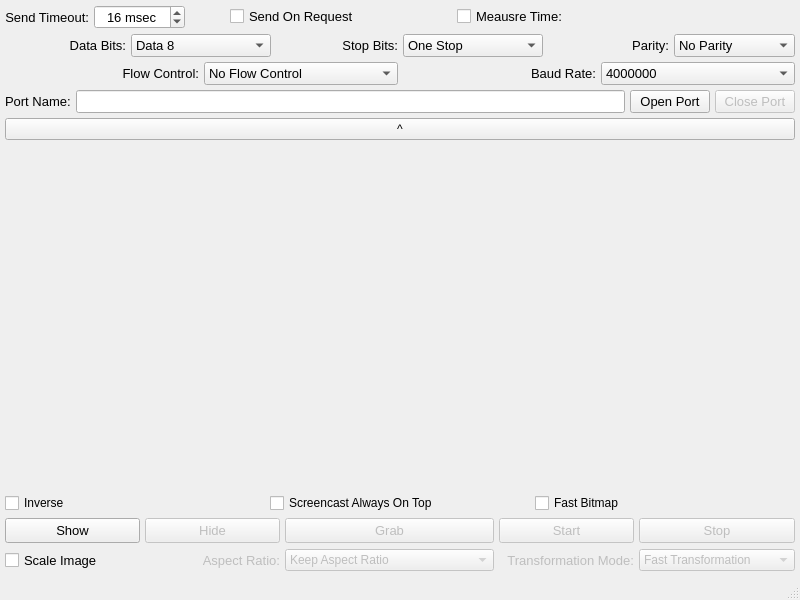
<?xml version="1.0" encoding="UTF-8"?>
<ui version="4.0">
 <class>MainWindow</class>
 <widget class="QMainWindow" name="MainWindow">
  <property name="geometry">
   <rect>
    <x>0</x>
    <y>0</y>
    <width>800</width>
    <height>600</height>
   </rect>
  </property>
  <property name="windowTitle">
   <string>MainWindow</string>
  </property>
  <widget class="QWidget" name="centralwidget">
   <layout class="QGridLayout" name="gridLayout" rowstretch="0,0,0,0,0,0,0" columnstretch="0,0,0,0,0">
    <property name="leftMargin">
     <number>5</number>
    </property>
    <property name="topMargin">
     <number>5</number>
    </property>
    <property name="rightMargin">
     <number>5</number>
    </property>
    <property name="bottomMargin">
     <number>5</number>
    </property>
    <property name="spacing">
     <number>5</number>
    </property>
    <item row="5" column="3">
     <widget class="QPushButton" name="pshBttn_tst_strt">
      <property name="enabled">
       <bool>false</bool>
      </property>
      <property name="minimumSize">
       <size>
        <width>0</width>
        <height>25</height>
       </size>
      </property>
      <property name="font">
       <font>
        <family>Tahoma</family>
        <pointsize>10</pointsize>
       </font>
      </property>
      <property name="text">
       <string notr="true">Start</string>
      </property>
     </widget>
    </item>
    <item row="6" column="0">
     <widget class="QCheckBox" name="chckBx_tst_scale_img">
      <property name="minimumSize">
       <size>
        <width>0</width>
        <height>25</height>
       </size>
      </property>
      <property name="font">
       <font>
        <family>Tahoma</family>
        <pointsize>10</pointsize>
       </font>
      </property>
      <property name="text">
       <string notr="true">Scale Image</string>
      </property>
     </widget>
    </item>
    <item row="3" column="0" colspan="5">
     <widget class="QLabel" name="lbl_tst_screen">
      <property name="sizePolicy">
       <sizepolicy hsizetype="Preferred" vsizetype="Expanding">
        <horstretch>0</horstretch>
        <verstretch>0</verstretch>
       </sizepolicy>
      </property>
      <property name="text">
       <string/>
      </property>
      <property name="alignment">
       <set>Qt::AlignCenter</set>
      </property>
     </widget>
    </item>
    <item row="5" column="1">
     <widget class="QPushButton" name="pshBttn_tst_hide">
      <property name="enabled">
       <bool>false</bool>
      </property>
      <property name="minimumSize">
       <size>
        <width>0</width>
        <height>25</height>
       </size>
      </property>
      <property name="font">
       <font>
        <family>Tahoma</family>
        <pointsize>10</pointsize>
       </font>
      </property>
      <property name="text">
       <string notr="true">Hide</string>
      </property>
     </widget>
    </item>
    <item row="5" column="2">
     <widget class="QPushButton" name="pshBttn_tst_grab">
      <property name="enabled">
       <bool>false</bool>
      </property>
      <property name="minimumSize">
       <size>
        <width>0</width>
        <height>25</height>
       </size>
      </property>
      <property name="font">
       <font>
        <family>Tahoma</family>
        <pointsize>10</pointsize>
       </font>
      </property>
      <property name="text">
       <string notr="true">Grab</string>
      </property>
     </widget>
    </item>
    <item row="5" column="0">
     <widget class="QPushButton" name="pshBttn_tst_show">
      <property name="minimumSize">
       <size>
        <width>0</width>
        <height>25</height>
       </size>
      </property>
      <property name="font">
       <font>
        <family>Tahoma</family>
        <pointsize>10</pointsize>
       </font>
      </property>
      <property name="text">
       <string notr="true">Show</string>
      </property>
     </widget>
    </item>
    <item row="6" column="3">
     <widget class="QLabel" name="lbl_tst_trnsfrmtn_mod">
      <property name="enabled">
       <bool>false</bool>
      </property>
      <property name="font">
       <font>
        <family>Tahoma</family>
        <pointsize>10</pointsize>
       </font>
      </property>
      <property name="text">
       <string notr="true">Transformation Mode:</string>
      </property>
      <property name="alignment">
       <set>Qt::AlignRight|Qt::AlignTrailing|Qt::AlignVCenter</set>
      </property>
     </widget>
    </item>
    <item row="6" column="2">
     <widget class="QComboBox" name="cmbBx_tst_aspct_ratio">
      <property name="enabled">
       <bool>false</bool>
      </property>
      <property name="currentText">
       <string notr="true">Keep Aspect Ratio</string>
      </property>
      <property name="currentIndex">
       <number>1</number>
      </property>
      <item>
       <property name="text">
        <string>Ignore Aspect Ratio</string>
       </property>
      </item>
      <item>
       <property name="text">
        <string>Keep Aspect Ratio</string>
       </property>
      </item>
      <item>
       <property name="text">
        <string>Keep Aspect Ratio By Expanding</string>
       </property>
      </item>
     </widget>
    </item>
    <item row="6" column="1">
     <widget class="QLabel" name="lbl_tst_aspct_ratio">
      <property name="enabled">
       <bool>false</bool>
      </property>
      <property name="font">
       <font>
        <family>Tahoma</family>
        <pointsize>10</pointsize>
       </font>
      </property>
      <property name="text">
       <string notr="true">Aspect Ratio:</string>
      </property>
      <property name="alignment">
       <set>Qt::AlignRight|Qt::AlignTrailing|Qt::AlignVCenter</set>
      </property>
     </widget>
    </item>
    <item row="5" column="4">
     <widget class="QPushButton" name="pshBttn_tst_stop">
      <property name="enabled">
       <bool>false</bool>
      </property>
      <property name="minimumSize">
       <size>
        <width>0</width>
        <height>25</height>
       </size>
      </property>
      <property name="font">
       <font>
        <family>Tahoma</family>
        <pointsize>10</pointsize>
       </font>
      </property>
      <property name="text">
       <string notr="true">Stop</string>
      </property>
     </widget>
    </item>
    <item row="6" column="4">
     <widget class="QComboBox" name="cmbBx_tst_trnsfrmtn_mod">
      <property name="enabled">
       <bool>false</bool>
      </property>
      <property name="currentText">
       <string notr="true">Fast Transformation</string>
      </property>
      <property name="currentIndex">
       <number>0</number>
      </property>
      <item>
       <property name="text">
        <string>Fast Transformation</string>
       </property>
      </item>
      <item>
       <property name="text">
        <string>Smooth Transformation</string>
       </property>
      </item>
     </widget>
    </item>
    <item row="4" column="0" colspan="5">
     <widget class="QFrame" name="frame">
      <property name="frameShape">
       <enum>QFrame::NoFrame</enum>
      </property>
      <property name="frameShadow">
       <enum>QFrame::Plain</enum>
      </property>
      <property name="lineWidth">
       <number>0</number>
      </property>
      <layout class="QHBoxLayout" name="horizontalLayout">
       <property name="spacing">
        <number>5</number>
       </property>
       <property name="leftMargin">
        <number>0</number>
       </property>
       <property name="topMargin">
        <number>0</number>
       </property>
       <property name="rightMargin">
        <number>0</number>
       </property>
       <property name="bottomMargin">
        <number>0</number>
       </property>
       <item>
        <widget class="QCheckBox" name="chckBx_tst_invrs">
         <property name="text">
          <string notr="true">Inverse</string>
         </property>
        </widget>
       </item>
       <item>
        <widget class="QCheckBox" name="chckBx_tst_scrncst_alwys_on_top">
         <property name="text">
          <string>Screencast Always On Top</string>
         </property>
        </widget>
       </item>
       <item>
        <widget class="QCheckBox" name="chckBx_fst_btmp">
         <property name="text">
          <string>Fast Bitmap</string>
         </property>
        </widget>
       </item>
      </layout>
     </widget>
    </item>
    <item row="1" column="0" colspan="5">
     <widget class="QFrame" name="frm_tst_sttngs">
      <property name="enabled">
       <bool>true</bool>
      </property>
      <property name="minimumSize">
       <size>
        <width>0</width>
        <height>17</height>
       </size>
      </property>
      <property name="font">
       <font>
        <family>Tahoma</family>
        <pointsize>10</pointsize>
       </font>
      </property>
      <property name="frameShape">
       <enum>QFrame::NoFrame</enum>
      </property>
      <property name="frameShadow">
       <enum>QFrame::Plain</enum>
      </property>
      <property name="lineWidth">
       <number>0</number>
      </property>
      <layout class="QGridLayout" name="gridLayout_2">
       <property name="leftMargin">
        <number>0</number>
       </property>
       <property name="topMargin">
        <number>0</number>
       </property>
       <property name="rightMargin">
        <number>0</number>
       </property>
       <property name="bottomMargin">
        <number>0</number>
       </property>
       <property name="spacing">
        <number>5</number>
       </property>
       <item row="1" column="0" colspan="3">
        <widget class="QFrame" name="frm_tst_sttngs_ln_1">
         <property name="minimumSize">
          <size>
           <width>0</width>
           <height>23</height>
          </size>
         </property>
         <property name="frameShape">
          <enum>QFrame::NoFrame</enum>
         </property>
         <property name="frameShadow">
          <enum>QFrame::Plain</enum>
         </property>
         <property name="lineWidth">
          <number>0</number>
         </property>
         <layout class="QHBoxLayout" name="horizontalLayout_3">
          <property name="spacing">
           <number>5</number>
          </property>
          <property name="leftMargin">
           <number>0</number>
          </property>
          <property name="topMargin">
           <number>0</number>
          </property>
          <property name="rightMargin">
           <number>0</number>
          </property>
          <property name="bottomMargin">
           <number>0</number>
          </property>
          <item>
           <widget class="QLabel" name="lbl_tst_data_bits">
            <property name="text">
             <string>Data Bits:</string>
            </property>
            <property name="alignment">
             <set>Qt::AlignRight|Qt::AlignTrailing|Qt::AlignVCenter</set>
            </property>
           </widget>
          </item>
          <item>
           <widget class="QComboBox" name="cmbBx_tst_data_bits">
            <property name="currentIndex">
             <number>4</number>
            </property>
            <item>
             <property name="text">
              <string>Unknown Data Bits</string>
             </property>
            </item>
            <item>
             <property name="text">
              <string>Data 5</string>
             </property>
            </item>
            <item>
             <property name="text">
              <string>Data 6</string>
             </property>
            </item>
            <item>
             <property name="text">
              <string>Data 7</string>
             </property>
            </item>
            <item>
             <property name="text">
              <string>Data 8</string>
             </property>
            </item>
           </widget>
          </item>
          <item>
           <widget class="QLabel" name="lbl_tst_stop_bits">
            <property name="text">
             <string>Stop Bits:</string>
            </property>
            <property name="alignment">
             <set>Qt::AlignRight|Qt::AlignTrailing|Qt::AlignVCenter</set>
            </property>
           </widget>
          </item>
          <item>
           <widget class="QComboBox" name="cmbBx_tst_stop_bits">
            <property name="currentIndex">
             <number>1</number>
            </property>
            <item>
             <property name="text">
              <string>Unknown Stop Bits</string>
             </property>
            </item>
            <item>
             <property name="text">
              <string>One Stop</string>
             </property>
            </item>
            <item>
             <property name="text">
              <string>Two Stop</string>
             </property>
            </item>
            <item>
             <property name="text">
              <string>One And Half Stop</string>
             </property>
            </item>
           </widget>
          </item>
          <item>
           <widget class="QLabel" name="lbl_tst_parity">
            <property name="text">
             <string>Parity:</string>
            </property>
            <property name="alignment">
             <set>Qt::AlignRight|Qt::AlignTrailing|Qt::AlignVCenter</set>
            </property>
           </widget>
          </item>
          <item>
           <widget class="QComboBox" name="cmbBx_tst_parity">
            <property name="currentIndex">
             <number>1</number>
            </property>
            <item>
             <property name="text">
              <string>Unknown Parity</string>
             </property>
            </item>
            <item>
             <property name="text">
              <string>No Parity</string>
             </property>
            </item>
            <item>
             <property name="text">
              <string>Even Parity</string>
             </property>
            </item>
            <item>
             <property name="text">
              <string>Odd Parity</string>
             </property>
            </item>
            <item>
             <property name="text">
              <string>Space Parity</string>
             </property>
            </item>
            <item>
             <property name="text">
              <string>Mark Parity</string>
             </property>
            </item>
           </widget>
          </item>
         </layout>
        </widget>
       </item>
       <item row="2" column="0" colspan="3">
        <widget class="QFrame" name="frm_tst_sttngs_ln_2">
         <property name="frameShape">
          <enum>QFrame::NoFrame</enum>
         </property>
         <property name="frameShadow">
          <enum>QFrame::Plain</enum>
         </property>
         <property name="lineWidth">
          <number>0</number>
         </property>
         <layout class="QHBoxLayout" name="horizontalLayout_4">
          <property name="spacing">
           <number>5</number>
          </property>
          <property name="leftMargin">
           <number>0</number>
          </property>
          <property name="topMargin">
           <number>0</number>
          </property>
          <property name="rightMargin">
           <number>0</number>
          </property>
          <property name="bottomMargin">
           <number>0</number>
          </property>
          <item>
           <widget class="QLabel" name="lbl_tst_flw_cntrl">
            <property name="text">
             <string>Flow Control:</string>
            </property>
            <property name="alignment">
             <set>Qt::AlignRight|Qt::AlignTrailing|Qt::AlignVCenter</set>
            </property>
           </widget>
          </item>
          <item>
           <widget class="QComboBox" name="cmbBx_tst_flw_cntrl">
            <property name="currentIndex">
             <number>1</number>
            </property>
            <item>
             <property name="text">
              <string>Unknown Flow Control</string>
             </property>
            </item>
            <item>
             <property name="text">
              <string>No Flow Control</string>
             </property>
            </item>
            <item>
             <property name="text">
              <string>Hardware Control</string>
             </property>
            </item>
            <item>
             <property name="text">
              <string>Software Control</string>
             </property>
            </item>
           </widget>
          </item>
          <item>
           <widget class="QLabel" name="lbl_tst_baud_rate">
            <property name="text">
             <string>Baud Rate:</string>
            </property>
            <property name="alignment">
             <set>Qt::AlignRight|Qt::AlignTrailing|Qt::AlignVCenter</set>
            </property>
           </widget>
          </item>
          <item>
           <widget class="QComboBox" name="cmbBx_tst_baud_rate">
            <property name="currentIndex">
             <number>28</number>
            </property>
            <item>
             <property name="text">
              <string>50</string>
             </property>
            </item>
            <item>
             <property name="text">
              <string>75</string>
             </property>
            </item>
            <item>
             <property name="text">
              <string>110</string>
             </property>
            </item>
            <item>
             <property name="text">
              <string>134</string>
             </property>
            </item>
            <item>
             <property name="text">
              <string>150</string>
             </property>
            </item>
            <item>
             <property name="text">
              <string>200</string>
             </property>
            </item>
            <item>
             <property name="text">
              <string>300</string>
             </property>
            </item>
            <item>
             <property name="text">
              <string>600</string>
             </property>
            </item>
            <item>
             <property name="text">
              <string>1200</string>
             </property>
            </item>
            <item>
             <property name="text">
              <string>1800</string>
             </property>
            </item>
            <item>
             <property name="text">
              <string>2400</string>
             </property>
            </item>
            <item>
             <property name="text">
              <string>9600</string>
             </property>
            </item>
            <item>
             <property name="text">
              <string>19200</string>
             </property>
            </item>
            <item>
             <property name="text">
              <string>38400</string>
             </property>
            </item>
            <item>
             <property name="text">
              <string>57600</string>
             </property>
            </item>
            <item>
             <property name="text">
              <string>115200</string>
             </property>
            </item>
            <item>
             <property name="text">
              <string>230400</string>
             </property>
            </item>
            <item>
             <property name="text">
              <string>460800</string>
             </property>
            </item>
            <item>
             <property name="text">
              <string>500000</string>
             </property>
            </item>
            <item>
             <property name="text">
              <string>576000</string>
             </property>
            </item>
            <item>
             <property name="text">
              <string>921600</string>
             </property>
            </item>
            <item>
             <property name="text">
              <string>1000000</string>
             </property>
            </item>
            <item>
             <property name="text">
              <string>1152000</string>
             </property>
            </item>
            <item>
             <property name="text">
              <string>1500000</string>
             </property>
            </item>
            <item>
             <property name="text">
              <string>2000000</string>
             </property>
            </item>
            <item>
             <property name="text">
              <string>2500000</string>
             </property>
            </item>
            <item>
             <property name="text">
              <string>3000000</string>
             </property>
            </item>
            <item>
             <property name="text">
              <string>3500000</string>
             </property>
            </item>
            <item>
             <property name="text">
              <string>4000000</string>
             </property>
            </item>
           </widget>
          </item>
         </layout>
        </widget>
       </item>
       <item row="3" column="0">
        <widget class="QFrame" name="frm_tst_sttngs_ln_3">
         <property name="frameShape">
          <enum>QFrame::NoFrame</enum>
         </property>
         <property name="frameShadow">
          <enum>QFrame::Plain</enum>
         </property>
         <property name="lineWidth">
          <number>0</number>
         </property>
         <layout class="QHBoxLayout" name="horizontalLayout_2">
          <property name="spacing">
           <number>5</number>
          </property>
          <property name="leftMargin">
           <number>0</number>
          </property>
          <property name="topMargin">
           <number>0</number>
          </property>
          <property name="rightMargin">
           <number>0</number>
          </property>
          <property name="bottomMargin">
           <number>0</number>
          </property>
          <item>
           <widget class="QLabel" name="lbl_tst_port_name">
            <property name="text">
             <string>Port Name:</string>
            </property>
           </widget>
          </item>
          <item>
           <widget class="QLineEdit" name="lnEdt_tst_port_name">
            <property name="placeholderText">
             <string/>
            </property>
           </widget>
          </item>
         </layout>
        </widget>
       </item>
       <item row="3" column="1">
        <widget class="QPushButton" name="pshBttn_tst_open_port">
         <property name="text">
          <string>Open Port</string>
         </property>
        </widget>
       </item>
       <item row="3" column="2">
        <widget class="QPushButton" name="pshBttn_tst_close_port">
         <property name="enabled">
          <bool>false</bool>
         </property>
         <property name="text">
          <string>Close Port</string>
         </property>
        </widget>
       </item>
       <item row="0" column="0" colspan="3">
        <widget class="QFrame" name="frm_tst_sttngs_ln_0">
         <property name="frameShape">
          <enum>QFrame::NoFrame</enum>
         </property>
         <property name="frameShadow">
          <enum>QFrame::Plain</enum>
         </property>
         <property name="lineWidth">
          <number>0</number>
         </property>
         <layout class="QHBoxLayout" name="horizontalLayout_5">
          <property name="spacing">
           <number>5</number>
          </property>
          <property name="leftMargin">
           <number>0</number>
          </property>
          <property name="topMargin">
           <number>0</number>
          </property>
          <property name="rightMargin">
           <number>0</number>
          </property>
          <property name="bottomMargin">
           <number>0</number>
          </property>
          <item>
           <widget class="QLabel" name="lbl_send_timeout">
            <property name="text">
             <string>Send Timeout:</string>
            </property>
            <property name="alignment">
             <set>Qt::AlignRight|Qt::AlignTrailing|Qt::AlignVCenter</set>
            </property>
           </widget>
          </item>
          <item>
           <widget class="QSpinBox" name="spnBx_tst_send_timeout">
            <property name="alignment">
             <set>Qt::AlignCenter</set>
            </property>
            <property name="suffix">
             <string> msec</string>
            </property>
            <property name="minimum">
             <number>5</number>
            </property>
            <property name="maximum">
             <number>1000</number>
            </property>
            <property name="value">
             <number>16</number>
            </property>
           </widget>
          </item>
          <item>
           <spacer name="horizontalSpacer">
            <property name="orientation">
             <enum>Qt::Horizontal</enum>
            </property>
            <property name="sizeType">
             <enum>QSizePolicy::Fixed</enum>
            </property>
            <property name="sizeHint" stdset="0">
             <size>
              <width>40</width>
              <height>20</height>
             </size>
            </property>
           </spacer>
          </item>
          <item>
           <widget class="QCheckBox" name="chckBx_tst_send_on_rqst">
            <property name="sizePolicy">
             <sizepolicy hsizetype="Expanding" vsizetype="Fixed">
              <horstretch>0</horstretch>
              <verstretch>0</verstretch>
             </sizepolicy>
            </property>
            <property name="text">
             <string>Send On Request</string>
            </property>
           </widget>
          </item>
          <item>
           <widget class="QCheckBox" name="chckBx_tst_msr_time">
            <property name="text">
             <string>Meausre Time:</string>
            </property>
           </widget>
          </item>
          <item>
           <widget class="QLabel" name="lbl_tst_msr_time">
            <property name="sizePolicy">
             <sizepolicy hsizetype="Expanding" vsizetype="Preferred">
              <horstretch>0</horstretch>
              <verstretch>0</verstretch>
             </sizepolicy>
            </property>
            <property name="text">
             <string notr="true"/>
            </property>
           </widget>
          </item>
         </layout>
        </widget>
       </item>
      </layout>
     </widget>
    </item>
    <item row="2" column="0" colspan="5">
     <widget class="QPushButton" name="pshBttn_tst_sttngs">
      <property name="text">
       <string notr="true">^</string>
      </property>
      <property name="checkable">
       <bool>true</bool>
      </property>
     </widget>
    </item>
   </layout>
  </widget>
  <widget class="QMenuBar" name="menubar">
   <property name="geometry">
    <rect>
     <x>0</x>
     <y>0</y>
     <width>800</width>
     <height>22</height>
    </rect>
   </property>
  </widget>
  <widget class="QStatusBar" name="statusbar"/>
 </widget>
 <resources/>
 <connections/>
</ui>
